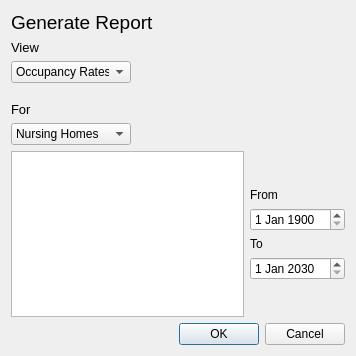
<?xml version="1.0" encoding="UTF-8"?>
<ui version="4.0">
 <class>GenerateReport</class>
 <widget class="QDialog" name="GenerateReport">
  <property name="geometry">
   <rect>
    <x>0</x>
    <y>0</y>
    <width>356</width>
    <height>356</height>
   </rect>
  </property>
  <property name="windowTitle">
   <string>Generate Report</string>
  </property>
  <layout class="QGridLayout" name="gridLayout_2">
   <item row="0" column="0">
    <widget class="QLabel" name="label">
     <property name="font">
      <font>
       <pointsize>14</pointsize>
      </font>
     </property>
     <property name="text">
      <string>Generate Report</string>
     </property>
    </widget>
   </item>
   <item row="1" column="0">
    <layout class="QGridLayout" name="gridLayout">
     <item row="5" column="0">
      <widget class="QListWidget" name="listWidget"/>
     </item>
     <item row="5" column="1">
      <layout class="QVBoxLayout" name="verticalLayout">
       <item>
        <spacer name="verticalSpacer_2">
         <property name="orientation">
          <enum>Qt::Vertical</enum>
         </property>
         <property name="sizeHint" stdset="0">
          <size>
           <width>20</width>
           <height>40</height>
          </size>
         </property>
        </spacer>
       </item>
       <item>
        <widget class="QLabel" name="label_2">
         <property name="text">
          <string>From</string>
         </property>
        </widget>
       </item>
       <item>
        <widget class="QDateEdit" name="dateEdit_2">
         <property name="dateTime">
          <datetime>
           <hour>0</hour>
           <minute>0</minute>
           <second>0</second>
           <year>1900</year>
           <month>1</month>
           <day>1</day>
          </datetime>
         </property>
        </widget>
       </item>
       <item>
        <widget class="QLabel" name="label_3">
         <property name="text">
          <string>To</string>
         </property>
        </widget>
       </item>
       <item>
        <widget class="QDateEdit" name="dateEdit">
         <property name="dateTime">
          <datetime>
           <hour>0</hour>
           <minute>0</minute>
           <second>0</second>
           <year>2030</year>
           <month>1</month>
           <day>1</day>
          </datetime>
         </property>
        </widget>
       </item>
       <item>
        <spacer name="verticalSpacer_3">
         <property name="orientation">
          <enum>Qt::Vertical</enum>
         </property>
         <property name="sizeHint" stdset="0">
          <size>
           <width>20</width>
           <height>40</height>
          </size>
         </property>
        </spacer>
       </item>
      </layout>
     </item>
     <item row="4" column="0">
      <layout class="QHBoxLayout" name="horizontalLayout">
       <item>
        <widget class="QComboBox" name="comboBox">
         <property name="minimumSize">
          <size>
           <width>120</width>
           <height>0</height>
          </size>
         </property>
         <property name="maximumSize">
          <size>
           <width>120</width>
           <height>16777215</height>
          </size>
         </property>
         <item>
          <property name="text">
           <string>Nursing Homes</string>
          </property>
         </item>
         <item>
          <property name="text">
           <string>All</string>
          </property>
         </item>
         <item>
          <property name="text">
           <string>Hospitals</string>
          </property>
         </item>
         <item>
          <property name="text">
           <string>Long Term Care</string>
          </property>
         </item>
         <item>
          <property name="text">
           <string>Acute Care</string>
          </property>
         </item>
         <item>
          <property name="text">
           <string>Complex Continuing Care</string>
          </property>
         </item>
        </widget>
       </item>
       <item>
        <spacer name="horizontalSpacer">
         <property name="orientation">
          <enum>Qt::Horizontal</enum>
         </property>
         <property name="sizeHint" stdset="0">
          <size>
           <width>40</width>
           <height>20</height>
          </size>
         </property>
        </spacer>
       </item>
      </layout>
     </item>
     <item row="3" column="0">
      <widget class="QLabel" name="label_5">
       <property name="font">
        <font>
         <pointsize>10</pointsize>
        </font>
       </property>
       <property name="text">
        <string>For</string>
       </property>
      </widget>
     </item>
     <item row="0" column="0">
      <widget class="QLabel" name="label_4">
       <property name="font">
        <font>
         <pointsize>10</pointsize>
        </font>
       </property>
       <property name="text">
        <string>View</string>
       </property>
      </widget>
     </item>
     <item row="1" column="0">
      <layout class="QHBoxLayout" name="horizontalLayout_2">
       <item>
        <widget class="QComboBox" name="comboBox_2">
         <property name="minimumSize">
          <size>
           <width>120</width>
           <height>0</height>
          </size>
         </property>
         <property name="maximumSize">
          <size>
           <width>120</width>
           <height>16777215</height>
          </size>
         </property>
         <item>
          <property name="text">
           <string>Occupancy Rates</string>
          </property>
         </item>
         <item>
          <property name="text">
           <string>Size of Waiting Lists</string>
          </property>
         </item>
         <item>
          <property name="text">
           <string>Wait Times</string>
          </property>
         </item>
         <item>
          <property name="text">
           <string>Mismatch in levels of care</string>
          </property>
         </item>
        </widget>
       </item>
       <item>
        <spacer name="horizontalSpacer_2">
         <property name="orientation">
          <enum>Qt::Horizontal</enum>
         </property>
         <property name="sizeHint" stdset="0">
          <size>
           <width>40</width>
           <height>20</height>
          </size>
         </property>
        </spacer>
       </item>
      </layout>
     </item>
     <item row="2" column="0">
      <spacer name="verticalSpacer">
       <property name="orientation">
        <enum>Qt::Vertical</enum>
       </property>
       <property name="sizeHint" stdset="0">
        <size>
         <width>20</width>
         <height>40</height>
        </size>
       </property>
      </spacer>
     </item>
    </layout>
   </item>
   <item row="2" column="0">
    <widget class="QDialogButtonBox" name="buttonBox">
     <property name="orientation">
      <enum>Qt::Horizontal</enum>
     </property>
     <property name="standardButtons">
      <set>QDialogButtonBox::Cancel|QDialogButtonBox::Ok</set>
     </property>
    </widget>
   </item>
  </layout>
 </widget>
 <resources/>
 <connections>
  <connection>
   <sender>buttonBox</sender>
   <signal>accepted()</signal>
   <receiver>GenerateReport</receiver>
   <slot>accept()</slot>
   <hints>
    <hint type="sourcelabel">
     <x>248</x>
     <y>254</y>
    </hint>
    <hint type="destinationlabel">
     <x>157</x>
     <y>274</y>
    </hint>
   </hints>
  </connection>
  <connection>
   <sender>buttonBox</sender>
   <signal>rejected()</signal>
   <receiver>GenerateReport</receiver>
   <slot>reject()</slot>
   <hints>
    <hint type="sourcelabel">
     <x>316</x>
     <y>260</y>
    </hint>
    <hint type="destinationlabel">
     <x>286</x>
     <y>274</y>
    </hint>
   </hints>
  </connection>
 </connections>
</ui>
